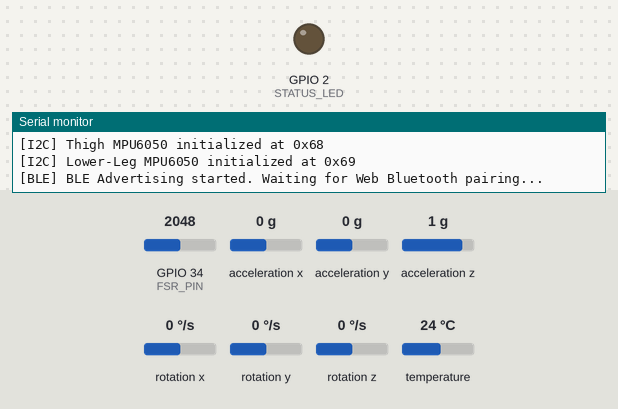
A sketch run on a simulated ESP32. On the bench: output pins drawn as LEDs (lit = HIGH), the last lines printed to the serial monitor. Wiring (inferred from the names in the program): MPU-6050 motion sensor at I2C address 0x68; MPU-6050 motion sensor at I2C address 0x69. Inputs (shaded band) come from the test bench; at power-on: GPIO 34 (FSR_PIN) = 2048, acceleration x 0 g, acceleration y 0 g, acceleration z 1 g, rotation x 0 °/s, rotation y 0 °/s, rotation z 0 °/s, temperature 24 °C. Nothing arrives over Bluetooth unless stated; a phone connects over Bluetooth LE 3 s after start.

Above: at 0.1 s.
At 3.1 s:
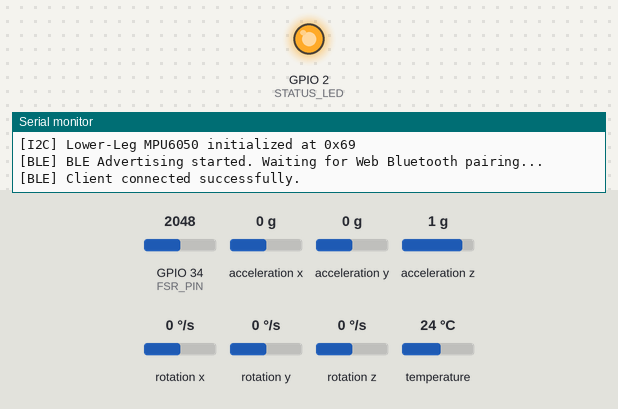
Timing chart, 0 to 4.6 s (numbered marks = the images above):
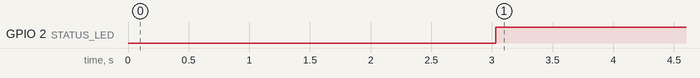

The sketch:

esp32_knee_ble.ino
```cpp
/*
  ================================================================================
  SMART KNEE MONITOR — AI & AR: ESP32 BLE FIRMWARE
  Target Board: ESP32 DevKit V1 (ESP32-WROOM-32)
  ================================================================================

  HARDWARE WIRING:
  ----------------
  1. Thigh MPU-6050 (6-DOF IMU):
     - VCC  -> 3.3V
     - GND  -> GND
     - SDA  -> GPIO 21 (Default I2C Data)
     - SCL  -> GPIO 22 (Default I2C Clock)
     - AD0  -> GND (I2C Address = 0x68)

  2. Lower-Leg MPU-6050 (6-DOF IMU):
     - VCC  -> 3.3V
     - GND  -> GND
     - SDA  -> GPIO 21 (Shared I2C Data)
     - SCL  -> GPIO 22 (Shared I2C Clock)
     - AD0  -> 3.3V (I2C Address = 0x69)

  3. FSR (Force-Sensitive Resistor) Foot/Patella Pressure Sensor:
     - Pin 1 -> 3.3V
     - Pin 2 -> GPIO 34 (ADC1_CH6) with 10k Ohm pull-down resistor to GND

  4. DS18B20 Surface Temperature Sensor:
     - VDD  -> 3.3V
     - GND  -> GND
     - DATA -> GPIO 4 (with 4.7k Ohm pull-up resistor to 3.3V)

  5. Status LED:
     - Built-in LED on GPIO 2 (Blinks on advertising, solid when connected)
  ================================================================================
*/

#include <Wire.h>
#include <BLEDevice.h>
#include <BLEServer.h>
#include <BLEUtils.h>
#include <BLE2902.h>
#include <OneWire.h>
#include <DallasTemperature.h>
#include <math.h>

// BLE UUID definitions (Must match js/ble.js)
#define SERVICE_UUID        "4fafc201-1fb5-459e-8fcc-c5c9c331914b"
#define CHARACTERISTIC_UUID "beb5483e-36e1-4688-b7f5-ea07361b26a8"
#define DEVICE_NAME         "SMART-KNEE-ESP32"

// Pin Definitions
#define ONE_WIRE_BUS 4
#define FSR_PIN      34
#define STATUS_LED   2

// I2C Addresses
#define MPU_THIGH_ADDR 0x68
#define MPU_LOWER_ADDR 0x69

// Globals
OneWire oneWire(ONE_WIRE_BUS);
DallasTemperature tempSensors(&oneWire);

BLEServer* pServer = NULL;
BLECharacteristic* pCharacteristic = NULL;
bool deviceConnected = false;
bool oldDeviceConnected = false;
uint32_t seqNumber = 0;
unsigned long lastSampleTime = 0;
const unsigned long sampleIntervalMs = 50; // 20 Hz transmission rate

// Sensor raw and calculated storage
struct IMUData {
  float ax, ay, az; // in g
  float gx, gy, gz; // in deg/s
  bool detected;
};

IMUData thighIMU = {0, 0, 0, 0, 0, 0, false};
IMUData lowerIMU = {0, 0, 0, 0, 0, 0, false};
float estimatedKneeAngle = 0.0f;
int rawFsrAdc = 0;
float surfaceTempC = 32.5f;

// Server Callbacks
class MyServerCallbacks: public BLEServerCallbacks {
  void onConnect(BLEServer* pServer) {
    deviceConnected = true;
    digitalWrite(STATUS_LED, HIGH);
    Serial.println("[BLE] Client connected successfully.");
  }

  void onDisconnect(BLEServer* pServer) {
    deviceConnected = false;
    digitalWrite(STATUS_LED, LOW);
    Serial.println("[BLE] Client disconnected. Restarting advertising...");
  }
};

// MPU-6050 helper functions
void initMPU(uint8_t addr, const char* label, bool &detected) {
  Wire.beginTransmission(addr);
  Wire.write(0x6B); // PWR_MGMT_1 register
  Wire.write(0);    // Wake up MPU-6050
  byte error = Wire.endTransmission();

  if (error == 0) {
    detected = true;
    Serial.printf("[I2C] %s initialized at 0x%02X\n", label, addr);

    // Set accelerometer sensitivity to +/- 4g
    Wire.beginTransmission(addr);
    Wire.write(0x1C);
    Wire.write(0x08);
    Wire.endTransmission();

    // Set gyro sensitivity to +/- 500 deg/s
    Wire.beginTransmission(addr);
    Wire.write(0x1B);
    Wire.write(0x08);
    Wire.endTransmission();
  } else {
    detected = false;
    Serial.printf("[I2C WARNING] %s not detected at 0x%02X (Error: %d)\n", label, addr, error);
  }
}

void readMPU(uint8_t addr, IMUData &data) {
  if (!data.detected) {
    // Fill dummy baseline if hardware not wired yet
    data.ax = 0.0f; data.ay = 0.98f; data.az = 0.15f;
    data.gx = 0.0f; data.gy = 0.0f;  data.gz = 0.0f;
    return;
  }

  Wire.beginTransmission(addr);
  Wire.write(0x3B); // Starting register for Accel X
  Wire.endTransmission(false);
  Wire.requestFrom(addr, (uint8_t)14, (uint8_t)true);

  if (Wire.available() >= 14) {
    int16_t rawAx = (Wire.read() << 8) | Wire.read();
    int16_t rawAy = (Wire.read() << 8) | Wire.read();
    int16_t rawAz = (Wire.read() << 8) | Wire.read();
    int16_t rawTemp = (Wire.read() << 8) | Wire.read();
    int16_t rawGx = (Wire.read() << 8) | Wire.read();
    int16_t rawGy = (Wire.read() << 8) | Wire.read();
    int16_t rawGz = (Wire.read() << 8) | Wire.read();

    // Sensitivity scale factors (+/- 4g = 8192 LSB/g; +/- 500 deg/s = 65.5 LSB/deg/s)
    data.ax = (float)rawAx / 8192.0f;
    data.ay = (float)rawAy / 8192.0f;
    data.az = (float)rawAz / 8192.0f;
    data.gx = (float)rawGx / 65.5f;
    data.gy = (float)rawGy / 65.5f;
    data.gz = (float)rawGz / 65.5f;
  }
}

// Compute relative anatomical knee flexion/extension angle
float calculateKneeAngle(const IMUData &thigh, const IMUData &lower) {
  // Pitch angle of segment relative to gravity vector
  float thighPitch = atan2(-thigh.ax, sqrt(thigh.ay * thigh.ay + thigh.az * thigh.az)) * 180.0f / M_PI;
  float lowerPitch = atan2(-lower.ax, sqrt(lower.ay * lower.ay + lower.az * lower.az)) * 180.0f / M_PI;

  float relativeAngle = fabs(lowerPitch - thighPitch);
  if (relativeAngle < 0.0f) relativeAngle = 0.0f;
  if (relativeAngle > 150.0f) relativeAngle = 150.0f;
  return relativeAngle;
}

void setup() {
  Serial.begin(115200);
  pinMode(STATUS_LED, OUTPUT);
  pinMode(FSR_PIN, INPUT);
  digitalWrite(STATUS_LED, LOW);

  Serial.println("=========================================");
  Serial.println(" SMART KNEE MONITOR - ESP32 FIRMWARE     ");
  Serial.println("=========================================");

  // Initialize I2C bus
  Wire.begin(21, 22, 400000); // 400 kHz Fast Mode I2C
  initMPU(MPU_THIGH_ADDR, "Thigh MPU6050", thighIMU.detected);
  initMPU(MPU_LOWER_ADDR, "Lower-Leg MPU6050", lowerIMU.detected);

  // Initialize DS18B20 OneWire temperature sensor
  tempSensors.begin();
  tempSensors.setWaitForConversion(false);
  tempSensors.requestTemperatures();

  // Initialize BLE Stack
  BLEDevice::init(DEVICE_NAME);
  // Request higher MTU for clean JSON payloads
  BLEDevice::setMTU(512);

  pServer = BLEDevice::createServer();
  pServer->setCallbacks(new MyServerCallbacks());

  BLEService *pService = pServer->createService(SERVICE_UUID);
  pCharacteristic = pService->createCharacteristic(
                      CHARACTERISTIC_UUID,
                      BLECharacteristic::PROPERTY_READ |
                      BLECharacteristic::PROPERTY_NOTIFY
                    );

  pCharacteristic->addDescriptor(new BLE2902());
  pService->start();

  BLEAdvertising *pAdvertising = BLEDevice::getAdvertising();
  pAdvertising->addServiceUUID(SERVICE_UUID);
  pAdvertising->setScanResponse(true);
  pAdvertising->setMinPreferred(0x06);
  pAdvertising->setMinPreferred(0x12);
  BLEDevice::startAdvertising();

  Serial.println("[BLE] BLE Advertising started. Waiting for Web Bluetooth pairing...");
}

void loop() {
  unsigned long now = millis();

  // Sensor sampling & transmission loop (20 Hz)
  if (now - lastSampleTime >= sampleIntervalMs) {
    lastSampleTime = now;
    seqNumber++;

    // 1. Read IMUs
    readMPU(MPU_THIGH_ADDR, thighIMU);
    readMPU(MPU_LOWER_ADDR, lowerIMU);

    // 2. Read FSR ADC (0 - 4095)
    rawFsrAdc = analogRead(FSR_PIN);

    // 3. Estimate Knee Angle
    estimatedKneeAngle = calculateKneeAngle(thighIMU, lowerIMU);

    // 4. Read DS18B20 temperature periodically (~1 Hz)
    if (seqNumber % 20 == 0) {
      float t = tempSensors.getTempCByIndex(0);
      if (t > -50.0f && t < 85.0f) {
        surfaceTempC = t;
      }
      tempSensors.requestTemperatures();
    }

    // 5. Send packet over BLE if connected
    if (deviceConnected) {
      char payload[220];
      // Compact JSON representation for Web Bluetooth
      snprintf(payload, sizeof(payload),
        "{\"seq\":%u,\"tAx\":%.2f,\"tAy\":%.2f,\"tAz\":%.2f,"
        "\"tGx\":%.1f,\"tGy\":%.1f,\"tGz\":%.1f,"
        "\"lAx\":%.2f,\"lAy\":%.2f,\"lAz\":%.2f,"
        "\"lGx\":%.1f,\"lGy\":%.1f,\"lGz\":%.1f,"
        "\"ang\":%.1f,\"fsr\":%d,\"temp\":%.2f,\"st\":\"%s\"}",
        seqNumber,
        thighIMU.ax, thighIMU.ay, thighIMU.az,
        thighIMU.gx, thighIMU.gy, thighIMU.gz,
        lowerIMU.ax, lowerIMU.ay, lowerIMU.az,
        lowerIMU.gx, lowerIMU.gy, lowerIMU.gz,
        estimatedKneeAngle,
        rawFsrAdc,
        surfaceTempC,
        (thighIMU.detected && lowerIMU.detected) ? "OK" : "EMU"
      );

      pCharacteristic->setValue((uint8_t*)payload, strlen(payload));
      pCharacteristic->notify();
    }
  }

  // Handle BLE disconnect / reconnect cycle
  if (!deviceConnected && oldDeviceConnected) {
    delay(500);
    pServer->startAdvertising();
    Serial.println("[BLE] Re-advertising initiated.");
    oldDeviceConnected = deviceConnected;
  }
  if (deviceConnected && !oldDeviceConnected) {
    oldDeviceConnected = deviceConnected;
  }
}
```

Measured:
- by itself, GPIO 2 (STATUS_LED): LOW → HIGH at 3.0 s
